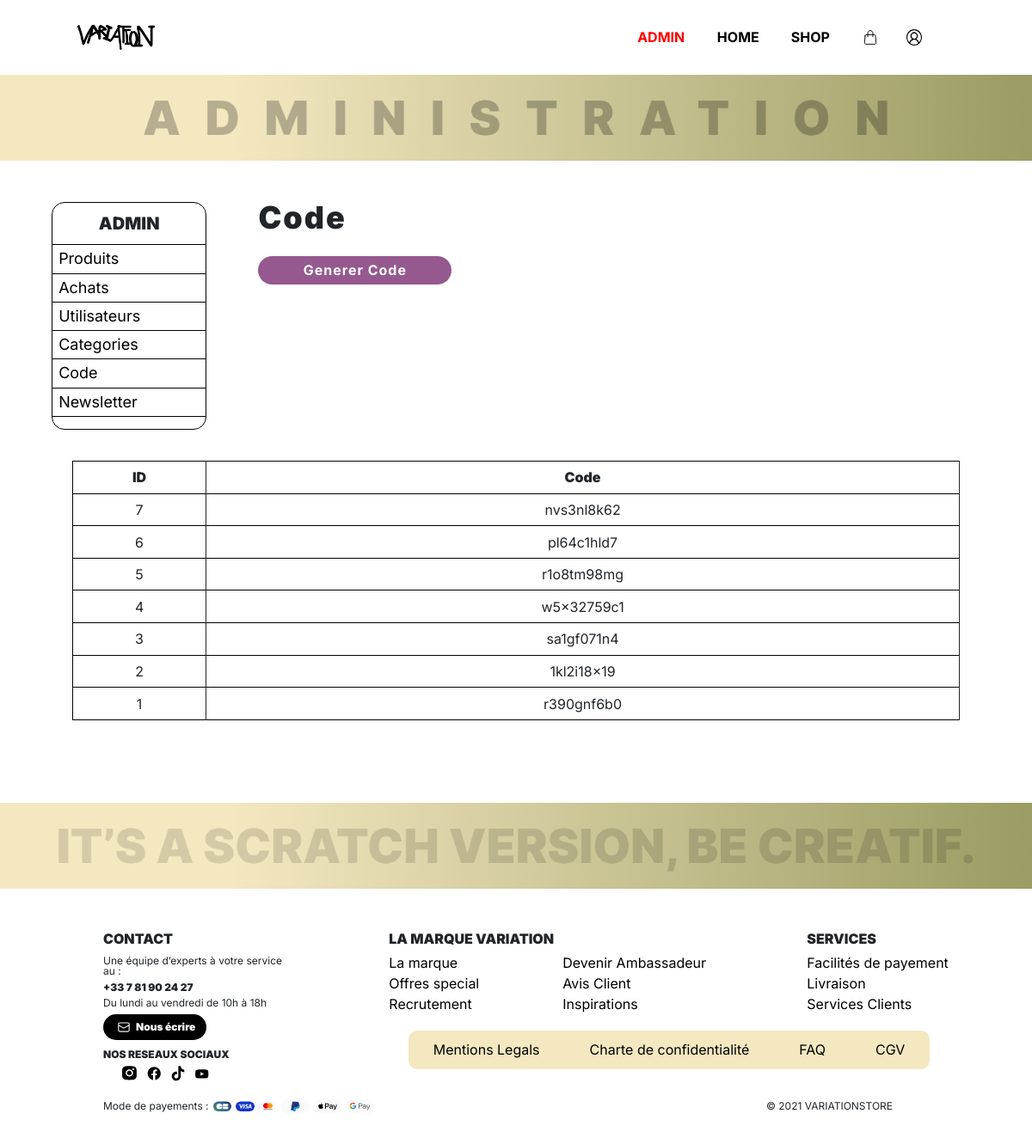
/index.php?p=admin.code.index (signed in), run on the app's committed database.
### tables this page shows
CREATE TABLE `code` (
  `id` int(11) NOT NULL,
  `code` varchar(255) NOT NULL
);

### core/Controller/Controller.php (called while the page is built, shortened)
<?php
class Controller{
    protected $viewPath;
    protected function render($view, $variables = []){
        extract($variables);
        require($this->viewPath . str_replace('.', '/', $view) . '.php');
    }
}

### app/Controller/Admin/CodeController.php (called while the page is built, shortened)
<?php
class CodeController extends AppController{
    public function index(){
        $codes = $this->Code->last();
        $this->render('admin.code.index', compact('codes','form'));
    }
}

### public/index.php (called while the page is built, shortened)
<?php
if(isset($_GET['p'])){
    $page = $_GET['p'];
}else{
    $page = 'acceuil.index';
}
$page = explode('.', $page);
if($page[0] == 'admin'){
    $action = $page[2];
} else{
    $controller = '\App\Controller\\' . ucfirst($page[0]) . 'Controller';
    $action = $page[1];
}
$controller = new $controller();
$controller->$action();

### core/Table/Table.php (called while the page is built, shortened)
<?php
class Table
{
    protected $db;
    public function __construct(Database $db)
    {
        $this->db = $db;
    }
    public function query($statement, $attributes = null, $one = false){
        if($attributes){
            return $this->db->prepare(
                $statement,
                $attributes,
                str_replace('Table', 'Entity', get_class($this)),
                $one
            );
        } else {
            return $this->db->query(
                $statement,
                str_replace('Table', 'Entity', get_class($this)),
                $one
            );
        }
    }
}

### core/Database/MysqlDatabase.php (called while the page is built, shortened)
<?php
class MysqlDatabase extends Database{
    private $db_name;
    private $db_user;
    private $db_pass;
    private $db_host;
    private $pdo;
    public function __construct($db_name, $db_user = 'root', $db_pass = 'root', $db_host = 'localhost'){
        $this->db_name = $db_name;
        $this->db_user = $db_user;
        $this->db_pass = $db_pass;
        $this->db_host = $db_host;
    }
    private function getPDO(){
        if($this->pdo === null){
            $pdo = new PDO('mysql:dbname=' . $this->db_name . ';host=' . $this->db_host, $this->db_user, $this->db_pass);
            $pdo->setAttribute(PDO::ATTR_ERRMODE, PDO::ERRMODE_EXCEPTION);
            $this->pdo = $pdo;
        }
        return $this->pdo;
    }
    public function query($statement, $class_name = null, $one = false){
        $req = $this->getPDO()->query($statement);
        if($class_name === null){
            $req->setFetchMode(PDO::FETCH_OBJ);
        } else {
            $req->setFetchMode(PDO::FETCH_CLASS, $class_name);
        }
        if($one) {
            $datas = $req->fetch();
        } else {
            $datas = $req->fetchAll();
        }
        return $datas;
    }
}

### app/Table/CodeTable.php (called while the page is built, shortened)
<?php
class CodeTable extends Table{
    public function last(){
        return $this->query("
            SELECT *
            FROM code ORDER BY id DESC
            ");
    }
}

### app/Autoloader.php (called while the page is built, shortened)
<?php
class Autoloader{
    static function autoload($class){
        if (strpos($class, __NAMESPACE__ . '\\') === 0){
            $class = str_replace(__NAMESPACE__ . '\\', '', $class);
            $class = str_replace('\\', '/', $class);
        }
    }
}

### core/Autoloader.php (called while the page is built, shortened)
<?php
class Autoloader{
    static function autoload($class){
        if (strpos($class, __NAMESPACE__ . '\\') === 0){
            $class = str_replace(__NAMESPACE__ . '\\', '', $class);
            $class = str_replace('\\', '/', $class);
        }
    }
}

### app/Views/admin/code/index.php (the view)
<section>
        <div class='bandeauAdmin'>
        </div>
</section>
<section class='topAdmin'>
    <div class='adminNav'>
        <h2><strong>ADMIN</strong></h2>
        <ul>
            <li class='adminLi'><a href="?p=admin.produits.index">Produits</a></li>
            <li class='adminLi'><a href="?p=commande.adminIndex">Achats</a></li>
            <li class='adminLi'><a href="?p=admin.users.index">Utilisateurs</a></li>
            <li class='adminLi'><a href="?p=admin.categories.index">Categories</a></li>
            <li class='adminLi'><a href="?p=admin.code.index">Code</a></li>
            <li class='adminLi'><a href="http://127.0.0.1:5000/">Newsletter</a></li>
            <li><a href=""></a></li>
        </ul>
    </div>
    <div class='formAdmin'>
    <h1><strong>Code</strong></h1>
    <form method="post" action='index.php?p=admin.code.add' enctype="multipart/form-data">
    <div class='adminFormLeft'>
        <button class="btn btn-primary"> Generer Code </button>
    </div>
    </form>
    </div>
</section>
<table>
    <thead>
    <tr>
        <td><strong>ID</strong></td>
        <td><strong>Code</strong></td>
    </tr>
    </thead>
    <tbody>
        <?php foreach($codes as $code):
            ?>
        <tr>
            <td><?= $code->id; ?></td>
            <td><?= $code->code; ?></td>
        </tr>
        <?php endforeach; ?>
    </tbody>
</table>
<section>
        <div class='bandeau'>
        </div>
</section>

### public/css/main.css (style rules this page uses)
html, body, div, span, applet, object, iframe, h1, h2, h3, h4, h5, h6, p, blockquote, pre, a, abbr, acronym, address, big, cite, code, del, dfn, em, img, ins, kbd, q, s, samp, small, strike, strong, sub, sup, tt, var, b, u, i, center, dl, dt, dd, ol, ul, li, fieldset, form, label, legend, table, caption, tbody, tfoot, thead, tr, th, td, article, aside, canvas, details, embed, figure, figcaption, footer, header, hgroup, menu, nav, output, ruby, section, summary, time, mark, audio, video { margin: 0; padding: 0; border: 0; font-size: 100%; font: inherit; vertical-align: baseline; box-sizing: border-box; }
article, aside, details, figcaption, figure, footer, header, hgroup, menu, nav, section { display: block; }
body { line-height: 1; }
ol, ul { list-style: none; }
table { border-collapse: collapse; border-spacing: 0; }
.btn-primary { width: 40%; background-color: #95588f; border: none; padding: 2%; border-radius: 20px; color: white; letter-spacing: 1px; font-weight: bold; }
a { color: black; text-decoration: none; }
body { font-family: "Inter"; font-size: 16px; }
strong { font-weight: 900; }
h1 { font-size: 32px; margin-bottom: 3%; letter-spacing: 2px; }
table { border: solid 1px black; margin-top: 3%; border-radius: 15px; margin-left: 7%; margin-right: 7%; width: 86%; display: table; margin-bottom: 8%; }
table tr { padding: 4%; }
table tr td { padding-top: 1%; padding-bottom: 1%; border-right: solid 1px; text-align: center; border-top: solid 1px black; }
.bandeauAdmin { height: 100px; width: 100%; background-image: url("../asset/img/administration.png"), linear-gradient(90deg, rgb(244, 232, 193) 22%, rgb(154, 156, 99) 100%); background-size: contain; background-repeat: no-repeat; background-position: center; }
.topAdmin { display: flex; flex-direction: row; margin-top: 4%; }
.topAdmin .adminNav { margin-left: 5%; display: flex; flex-direction: column; border: solid 1px black; border-radius: 15px; width: 20%; text-align: center; height: -webkit-fit-content; height: -moz-fit-content; height: fit-content; position: -webkit-sticky; position: sticky; top: 10%; }
.topAdmin .adminNav h2 { font-size: 20px; padding: 8% 8%; }
.topAdmin .adminNav ul li { font-size: 18px; border-top: solid 1px black; text-align: start; padding: 4% 4%; }
.topAdmin .adminNav ul li a { width: 20%; color: black; }
.topAdmin .formAdmin { margin-left: 5%; width: 100%; }
.topAdmin .formAdmin h1 { font-size: 36px; }
.topAdmin .formAdmin form { display: flex; flex-direction: row; gap: 10%; }
.topAdmin .formAdmin form button { padding: 1%; width: 10%; }
.topAdmin .formAdmin div { width: 50%; }
.topAdmin .formAdmin div button { width: 50%; }
.bandeau { height: 100px; width: 100%; background-image: url("../asset/img/bandeau.png"), linear-gradient(90deg, rgb(244, 232, 193) 22%, rgb(154, 156, 99) 100%); background-size: contain; background-repeat: no-repeat; background-position: center; }

### data on the page
code: id "7", code "nvs3nl8k62"
code: id "6", code "pl64c1hld7"
code: id "5", code "r1o8tm98mg"
code: id "4", code "w5x32759c1"
code: id "3", code "sa1gf071n4"
code: id "2", code "1kl2i18x19"
code: id "1", code "r390gnf6b0"
